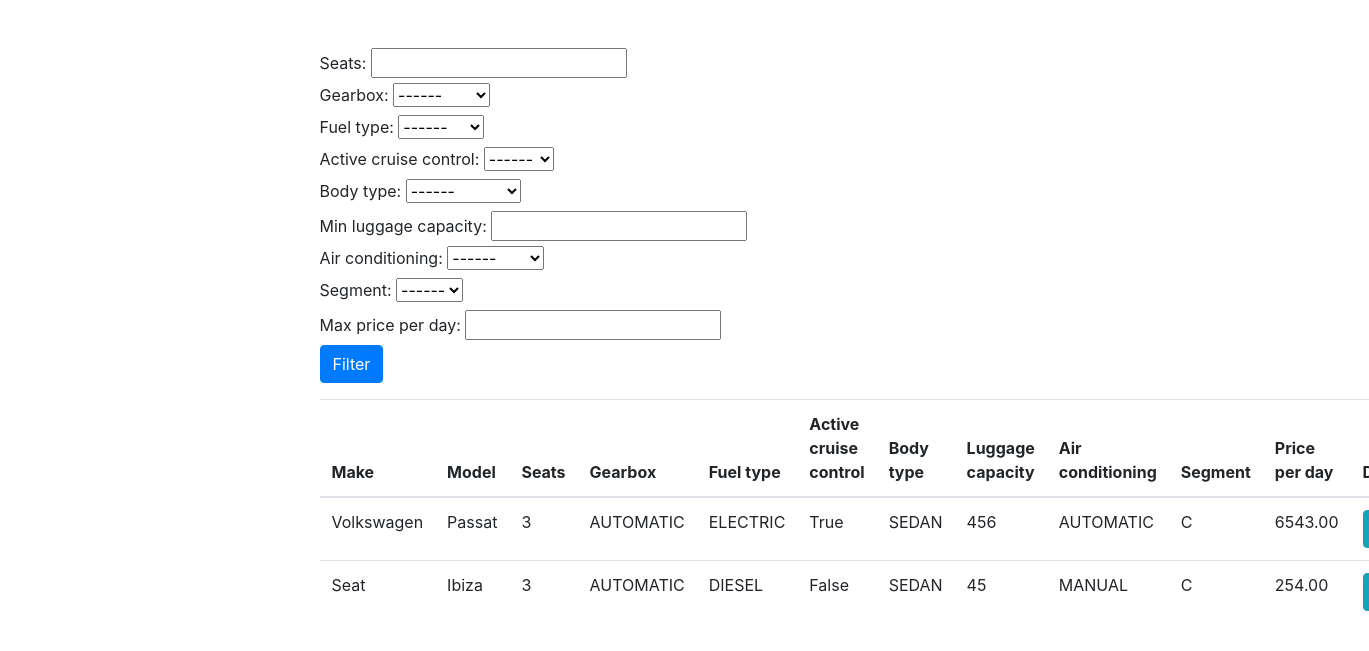
/samochody/, run on the app's committed database.
### reservations/models.py (models this page shows, shortened)
class Samochod(models.Model):
    SAMOCHOD_GEARBOX_CHOICES = [("AUTOMATIC", "automatic"), ("MANUAL", "manual")]
    SAMOCHOD_FUEL_TYPE_CHOICES = [("GASOLINE", "gasoline"), ("DIESEL", "diesel"), ("ELECTRIC", "electric")]
    SAMOCHOD_AIR_CONDITIONING_CHOICES = [("AUTOMATIC", "automatic"), ("MANUAL", "manual")]
    SAMOCHOD_SEGMENT_CHOICES = [("A", "A"), ("B", "B"), ("C", "C"), ("D", "D"), ("E", "E"), ("F", "F"), ("S", "S"),
                                ("M", "M"), ("J", "J")]
    make = models.CharField(max_length=255, default="")
    model = models.CharField(max_length=255, default="")
    seats = models.PositiveSmallIntegerField()
    gearbox = models.CharField(choices=SAMOCHOD_GEARBOX_CHOICES, max_length=16)
    fuel_type = models.CharField(choices=SAMOCHOD_FUEL_TYPE_CHOICES, max_length=16, default="GASOLINE")
    active_cruise_control = models.BooleanField(default=False)
    body_type = models.CharField(choices=SamochodBodyType.choices(), max_length=16)
    luggage_capacity = models.DecimalField(decimal_places=0, max_digits=4, default=0)  # od 0 do 9999
    air_conditioning = models.CharField(choices=SAMOCHOD_AIR_CONDITIONING_CHOICES, max_length=16, default="MANUAL")
    segment = models.CharField(choices=SAMOCHOD_SEGMENT_CHOICES, max_length=16, default="A")
    price_per_day = models.DecimalField(decimal_places=2, max_digits=6)  # od 000.00 do 9999.99
    class Meta:
        verbose_name = "Samochód"
        verbose_name_plural = "Samochody"

### reservations/views.py (the view, shortened to what this page needs)
# urls.py: path("samochody/", SamochodListView.as_view(), name="samochody-list"), # 127.0.0.1:8000/samochody/
class SamochodListView(ListView):
    model = Samochod
    template_name = "samochody_list.html"
    context_object_name = "object_list"
    def get_queryset(self):
        qs = Samochod.objects.filter(reservations=None)
        return qs
    def get_context_data(self, **kwargs: Any) -> dict:
        context = super().get_context_data(**kwargs)
        context["form"] = ListViewFilterForm(self.request.GET or None)
        return context

### reservations/forms.py
class ListViewFilterForm(forms.Form):
    seats = forms.IntegerField(min_value=1, required=False)
    gearbox = forms.ChoiceField(choices=create_choices(Samochod.SAMOCHOD_GEARBOX_CHOICES), required=False)
    fuel_type = forms.ChoiceField(choices=create_choices(Samochod.SAMOCHOD_FUEL_TYPE_CHOICES), required=False)
    active_cruise_control = forms.ChoiceField(choices=[("None", "------"),(True, "TRUE"), (False, "FALSE"),], required=False)
    body_type = forms.ChoiceField(choices=create_choices(SamochodBodyType.choices()), required=False)
    luggage_capacity = forms.DecimalField(decimal_places=0, max_digits=4, required=False, label="Min luggage capacity")
    air_conditioning = forms.ChoiceField(choices=create_choices(Samochod.SAMOCHOD_AIR_CONDITIONING_CHOICES), required=False)
    segment = forms.ChoiceField(choices=create_choices(Samochod.SAMOCHOD_SEGMENT_CHOICES), required=False)
    price_per_day = forms.DecimalField(decimal_places=2, max_digits=6, required=False, label="Max price per day")

### reservations/templates/samochody_list.html (shortened to what this page needs)
<!DOCTYPE html>
<html lang="en">
<head>
    <link rel="stylesheet" href="https://stackpath.bootstrapcdn.com/bootstrap/4.5.2/css/bootstrap.min.css">
</head>
<body>
    <div class="container mt-5">
        <div class="row justify-content-center">
            <div class="col-md-8">
                <form action="{% url 'samochody-list' %}" method="post">
                    {{ form }}
                    <input type="submit" class="btn btn-primary" value="Filter">
                </form>
                <table class="table mt-3">
                    <thead>
                        <tr>
                            <th scope="col">Make</th>
                            <th scope="col">Model</th>
                            <th scope="col">Seats</th>
                            <th scope="col">Gearbox</th>
                            <th scope="col">Fuel type</th>
                            <th scope="col">Active cruise control</th>
                            <th scope="col">Body type</th>
                            <th scope="col">Luggage capacity</th>
                            <th scope="col">Air conditioning</th>
                            <th scope="col">Segment</th>
                            <th scope="col">Price per day</th>
                            <th scope="col">Detail</th>
                        </tr>
                    </thead>
                    <tbody>
                        {% for object in object_list %}
                        <tr>
                            <td>{{ object.make }}</td>
                            <td>{{ object.model }}</td>
                            <td>{{ object.seats }}</td>
                            <td>{{ object.gearbox }}</td>
                            <td>{{ object.fuel_type }}</td>
                            <td>{{ object.active_cruise_control }}</td>
                            <td>{{ object.body_type }}</td>
                            <td>{{ object.luggage_capacity }}</td>
                            <td>{{ object.air_conditioning }}</td>
                            <td>{{ object.segment }}</td>
                            <td>{{ object.price_per_day }}</td>
                            <td><a href="{% url 'samochod-detail' object.id %}" class="btn btn-info">Detail</a></td>
                        </tr>
                        {% endfor %}
                    </tbody>
                </table>
            </div>
        </div>
    </div>
</body>
</html>

### data on the page
Samochod: make "Volkswagen", model "Passat", seats "3", gearbox "AUTOMATIC", fuel_type "ELECTRIC", active_cruise_control "True", body_type "SEDAN", luggage_capacity "456", air_conditioning "AUTOMATIC", segment "C", price_per_day "6543.00"
Samochod: make "Seat", model "Ibiza", seats "3", gearbox "AUTOMATIC", fuel_type "DIESEL", active_cruise_control "False", body_type "SEDAN", luggage_capacity "45", air_conditioning "MANUAL", segment "C", price_per_day "254.00"
